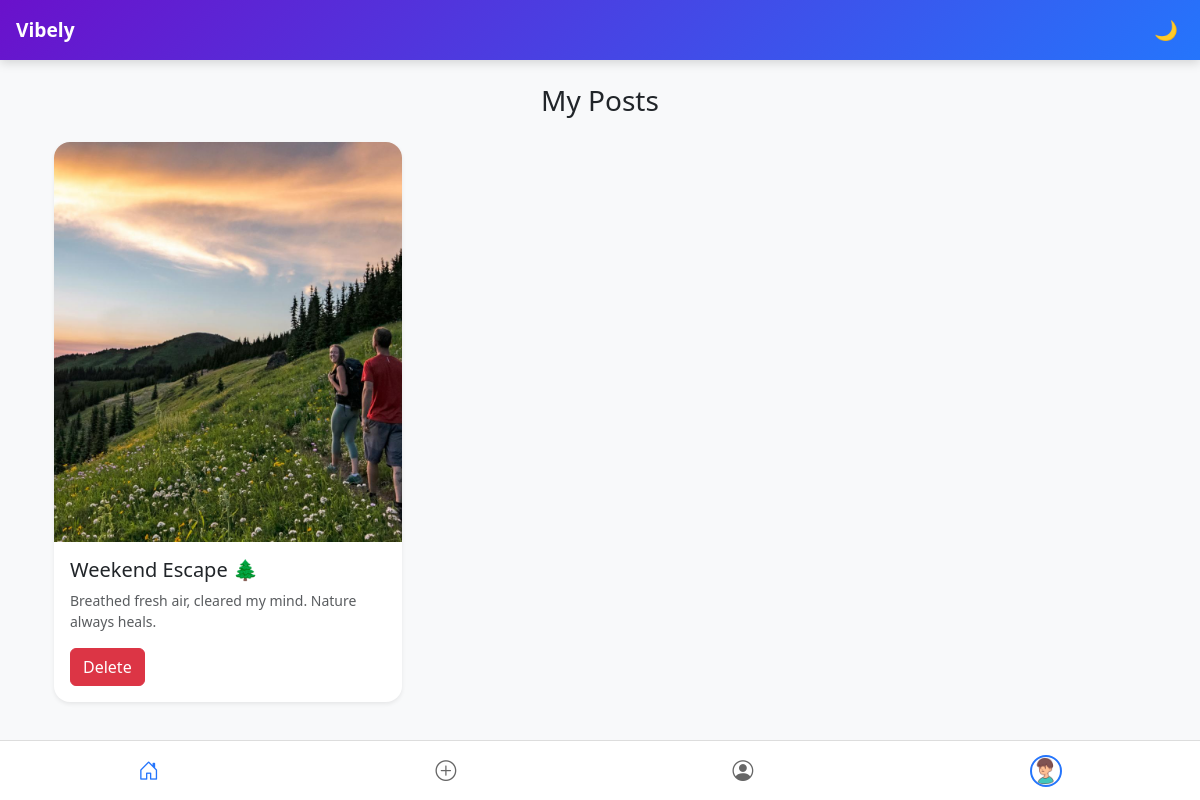
The page /users/profile/ (signed in) on the database its author committed.
### posts/models.py (models this page shows, shortened)
class Post(models.Model):
    user = models.ForeignKey(User,on_delete=models.CASCADE)    # but here one user can have multiple posts
    image = models.ImageField(upload_to='images')
    caption = models.TextField(blank=True)
    title = models.CharField(max_length=200)
    slug = models.SlugField(max_length=200,blank=True)
    date = models.DateField(auto_now_add=True)  # so we are bu default date to current date

### users/models.py (models this page shows, shortened)
class Profile(models.Model):
    user = models.OneToOneField(User,on_delete=models.CASCADE)    # beacause one user can have only 1 profile
    photo = models.ImageField(default='profilepictures/profilepic.jpg',upload_to='profilepictures')

### users/views.py (the view)
# urls.py: path('profile/',views.personalprofile,name="profile"),
@login_required
def personalprofile(request):
    posts = Post.objects.filter(user=request.user)
    return render(request,'users/profile.html',{'posts':posts})

### users/templates/users/profile.html (shortened to what this page needs)
{% extends 'users/base.html' %}
{% block body %}
<div class="container mt-4">
    <h3 class="text-center mb-4">My Posts</h3>
    {% if posts %}
    <div class="row">
        {% for post in posts reversed %}
        <div class="col-md-4 mb-4">
            <div class="card h-100 shadow-sm border-0 rounded-4">
                <img src="{{ post.image.url }}" class="card-img-top rounded-top-4" alt="Post Image"
                    style="height:400px;object-fit:cover;">
                <div class="card-body">
                    <h5 class="card-title text-truncate">{{ post.title }}</h5>
                    <p class="card-text text-muted small" style="max-height:3rem;overflow:hidden;">
                        {{ post.caption }}
                    </p>
                    <a class="btn btn-danger" href="{% url 'delete' post.id %}">Delete</a>
                </div>
            </div>
        </div>
        {% endfor %}
    </div>
    {% else %}
    <p class="text-center text-muted">No posts yet.</p>
    {% endif %}
</div>
{% endblock %}

### users/templates/users/base.html (shortened to what this page needs)
<!DOCTYPE html>
<html lang="en">
<head>
    <link href="https://cdn.jsdelivr.net/npm/bootstrap@5.3.0/dist/css/bootstrap.min.css" rel="stylesheet">
</head>
<body>
    <div class="topbar">
        <h1>Vibely</h1>
        <button id="theme-toggle">🌙</button>
    </div>
    <main class="container mt-3">
        {% block body %}{% endblock %}
    </main>
    {% if user.is_authenticated %}
    <div class="bottom-nav">
        <a href="/" class="active">
            <i class="bi bi-house-door"></i>
        </a>
        <a href="{% url 'post' %}">
            <i class="bi bi-plus-circle"></i>
        </a>
        <a href="{% url 'profile' %}">
            <i class="bi bi-person-circle"></i>
        </a>
        <a href="{% url 'personal' %}">
            <img src="{{ user.profile.photo.url }}" class="profile-pic" alt="Me">
        </a>
    </div>
    {% endif %}
    <link href="https://cdn.jsdelivr.net/npm/bootstrap-icons@1.11.3/font/bootstrap-icons.css" rel="stylesheet">
</body>
</html>

### users/templates/users/base.html (style rules this page uses)
body { padding-top: 60px; padding-bottom: 65px; background: #f8f9fa; font-family: "Segoe UI", Tahoma, Geneva, Verdana, sans-serif; }
.topbar { background: linear-gradient(135deg, #6a11cb, #2575fc); color: #fff; height: 60px; display: flex; align-items: center; justify-content: space-between; padding: 0 1rem; position: fixed; top: 0; left: 0; right: 0; z-index: 1030; box-shadow: 0 3px 10px rgba(0, 0, 0, 0.15); }
.topbar h1 { font-size: 1.2rem; font-weight: 700; margin: 0; }
.bottom-nav { background: #fff; border-top: 1px solid #ddd; height: 60px; display: flex; justify-content: space-around; align-items: center; position: fixed; bottom: 0; left: 0; right: 0; z-index: 1030; }
.bottom-nav a { text-decoration: none; color: #666; font-size: 1.3rem; display: flex; flex-direction: column; align-items: center; }
.bottom-nav a.active { color: #2575fc; }
.profile-pic { height: 32px; width: 32px; border-radius: 50%; object-fit: cover; border: 2px solid #2575fc; }
#theme-toggle { background: none; border: none; color: #fff; font-size: 1.2rem; cursor: pointer; }

### rows shown on the page
Post: image (picture), title "Weekend Escape 🌲", caption "Breathed fresh air, cleared my mind. Nature always heals."
